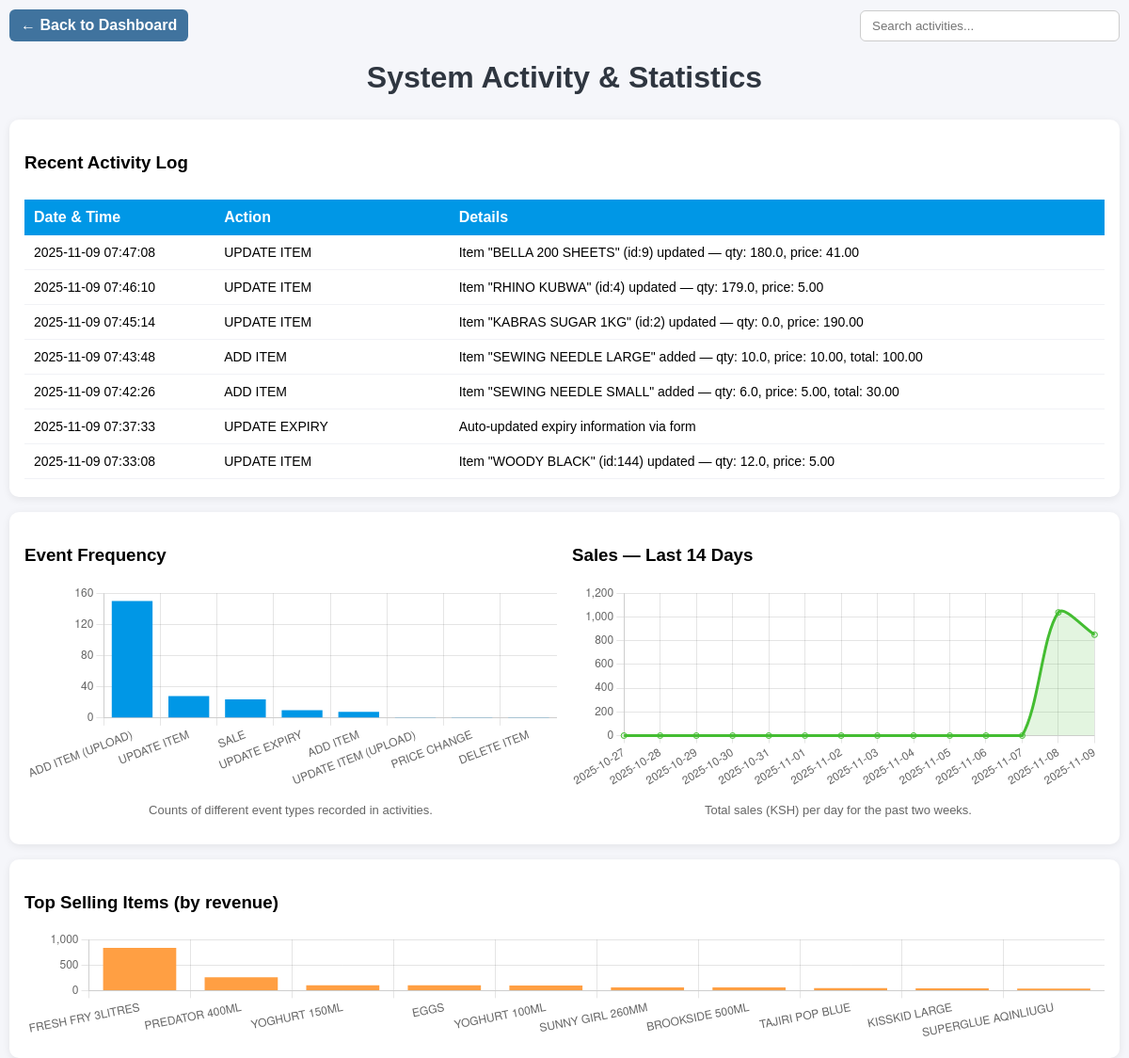
The app's page /statistics with its own data.
### tables this page shows
CREATE TABLE activities (
            id INTEGER PRIMARY KEY AUTOINCREMENT,
            action TEXT,
            details TEXT,
            date TEXT
        );

### app.py (the view, shortened to what this page needs)
@app.route('/statistics')
def statistics():
    conn = get_connection()
    c = conn.cursor()
    c.execute("SELECT date, action, details FROM activities ORDER BY id DESC LIMIT 200")
    activities_rows = c.fetchall()
    activities = [{'date': r[0], 'action': r[1], 'details': r[2]} for r in activities_rows]
    c.execute("SELECT action, COUNT(*) FROM activities GROUP BY action ORDER BY COUNT(*) DESC")
    action_counts_rows = c.fetchall()
    action_labels = [r[0] for r in action_counts_rows]
    action_counts = [r[1] for r in action_counts_rows]
    sales_dates = []
    sales_values = []
    for i in range(13, -1, -1):
        day = (datetime.now() - timedelta(days=i)).strftime("%Y-%m-%d")
        c.execute('SELECT SUM(total_amount) FROM sales WHERE date(date) = ?', (day,))
        val = c.fetchone()[0] or 0
        sales_dates.append(day)
        sales_values.append(val)
    c.execute('''
        SELECT i.item, SUM(s.quantity_sold) as total_qty, SUM(s.total_amount) as total_sales
        FROM sales s
        JOIN items i ON s.item_id = i.id
        GROUP BY i.item
        ORDER BY total_sales DESC
        LIMIT 10
    ''')
    top_rows = c.fetchall()
    top_labels = [r[0] for r in top_rows]
    top_sales_values = [r[2] for r in top_rows]  # total_sales
    conn.close()
    return render_template(
        'statistics.html',
        activities=activities,
        action_labels=json.dumps(action_labels),
        action_counts=json.dumps(action_counts),
        sales_dates=json.dumps(sales_dates),
        sales_values=json.dumps(sales_values),
        top_labels=json.dumps(top_labels),
        top_sales_values=json.dumps(top_sales_values)
    )

### app.py (called while the page is built)
def get_connection(retries: int = 5, retry_delay: float = 0.15):
    last_exc = None
    for attempt in range(retries):
        try:
            conn = sqlite3.connect(DB_PATH, timeout=5, check_same_thread=False)
            return conn
        except sqlite3.OperationalError as e:
            last_exc = e
            if 'locked' in str(e).lower():
                time.sleep(retry_delay)
                continue
            raise
    raise sqlite3.OperationalError(f"Could not get DB connection after {retries} retries: {last_exc}")

### Templates/statistics.html (shortened to what this page needs)
<!DOCTYPE html>
<html lang="en">
<head>
</head>
<body>
<div class="container">
    <div class="header-row">
        <a href="/" class="back-btn">← Back to Dashboard</a>
        <input type="text" class="search-input" placeholder="Search activities..." onkeyup="filterTable()">
    </div>
    <h1 class="main-header">System Activity & Statistics</h1>
    <div class="card" style="flex: 1 1 auto; display: flex; flex-direction: column;">
        <h3>Recent Activity Log</h3>
        <div class="table-container">
            <table class="table" id="activityTable">
                <thead>
                    <tr><th>Date & Time</th><th>Action</th><th>Details</th></tr>
                </thead>
                <tbody>
                    {% for log in activities %}
                    <tr>
                        <td>{{ log.date }}</td>
                        <td>{{ log.action }}</td>
                        <td>{{ log.details }}</td>
                    </tr>
                    {% else %}
                    <tr><td colspan="3" style="text-align:center;">No activities recorded yet.</td></tr>
                    {% endfor %}
                </tbody>
            </table>
        </div>
    </div>
    <div class="card charts">
        <div>
            <h3>Event Frequency</h3>
            <canvas id="actionChart" height="220"></canvas>
            <p class="small">Counts of different event types recorded in activities.</p>
        </div>
        <div>
            <h3>Sales — Last 14 Days</h3>
            <canvas id="salesChart" height="220"></canvas>
            <p class="small">Total sales (KSH) per day for the past two weeks.</p>
        </div>
    </div>
    <div class="card" style="margin-top:16px;">
        <h3>Top Selling Items (by revenue)</h3>
        <canvas id="topItemsChart" height="120"></canvas>
    </div>
</div>
<script>
const actionLabels = {{ action_labels | safe }};
const actionCounts = {{ action_counts | safe }};
const salesDates = {{ sales_dates | safe }};
const salesValues = {{ sales_values | safe }};
const topLabels = {{ top_labels | safe }};
const topValues = {{ top_sales_values | safe }};
/* Charts */
new Chart(document.getElementById('actionChart'), {
    type: 'bar',
    data: { labels: actionLabels, datasets: [{ label: 'Number of events', data: actionCounts, backgroundColor: '#0097e6' }] },
    options: { responsive: true, plugins: { legend: { display: false } }, scales: { y: { beginAtZero: true } } }
});
new Chart(document.getElementById('salesChart'), {
    type: 'line',
    data: { labels: salesDates, datasets: [{ label: 'Sales (KSH)', data: salesValues, borderColor: '#44bd32', backgroundColor: 'rgba(68,189,50,0.15)', fill: true, tension: 0.3, pointRadius: 3 }] },
    options: { responsive: true, plugins: { legend: { display: false } }, scales: { y: { beginAtZero: true } } }
});
new Chart(document.getElementById('topItemsChart'), {
    type: 'bar',
    data: { labels: topLabels, datasets: [{ label: 'Revenue (KSH)', data: topValues, backgroundColor: '#ff9f43' }] },
    options: { responsive: true, plugins: { legend: { display: false } }, scales: { y: { beginAtZero: true } } }
});
/* Table search */
function filterTable() {
    const input = document.querySelector('.search-input').value.toLowerCase();
    const rows = document.querySelectorAll('#activityTable tbody tr');
    rows.forEach(row => {
        row.style.display = Array.from(row.cells).some(cell =>
            cell.textContent.toLowerCase().includes(input)
        ) ? '' : 'none';
    });
}
</script>
</body>
</html>

### Templates/statistics.html (style rules this page uses)
html, body { height: 100%; margin: 0; padding: 0; font-family: Arial, sans-serif; background: #f5f6fa; }
.container { display: flex; flex-direction: column; height: 100%; width: 100%; box-sizing: border-box; padding: 10px; }
.header-row { display: flex; justify-content: space-between; align-items: center; position: sticky; top: 0; background: #f5f6fa; z-index: 50; padding-bottom: 10px; }
.back-btn { display:inline-block; background:#40739e; color:white; padding:8px 12px; border-radius:6px; text-decoration:none; font-weight:bold; }
.search-input { padding: 8px 12px; border-radius: 6px; border: 1px solid #ccc; width: 250px; }
.main-header { text-align: center; color: #2f3640; margin: 0; position: sticky; top: 50px; background: #f5f6fa; z-index: 40; padding: 10px 0; }
.card { background:white; border-radius:10px; padding:16px; box-shadow:0 2px 8px rgba(0,0,0,0.08); margin-top:16px; flex-shrink: 0; }
.table-container { max-height: 300px; overflow-y: auto; margin-top: 10px; }
.table { width:100%; border-collapse:collapse; }
.table th, .table td { padding:10px; text-align:left; }
.table th { background:#0097e6; color:white; position: sticky; top: 0; z-index: 20; }
.table td { border-bottom:1px solid #f1f2f6; font-size:14px; }
.charts { display: grid; grid-template-columns: 1fr 1fr; gap: 16px; margin-top: 16px; }
.small { font-size:13px; color:#666; text-align:center; }
canvas { width: 100% !important; height: auto !important; }

### records on screen
activities: date "2025-11-09 07:47:08", action "UPDATE ITEM", details "Item \"BELLA 200 SHEETS\" (id:9) updated — qty: 180.0, price: 41.00"
activities: date "2025-11-09 07:46:10", action "UPDATE ITEM", details "Item \"RHINO KUBWA\" (id:4) updated — qty: 179.0, price: 5.00"
activities: date "2025-11-09 07:45:14", action "UPDATE ITEM", details "Item \"KABRAS SUGAR 1KG\" (id:2) updated — qty: 0.0, price: 190.00"
activities: date "2025-11-09 07:43:48", action "ADD ITEM", details "Item \"SEWING NEEDLE LARGE\" added — qty: 10.0, price: 10.00, total: 100.00"
activities: date "2025-11-09 07:42:26", action "ADD ITEM", details "Item \"SEWING NEEDLE SMALL\" added — qty: 6.0, price: 5.00, total: 30.00"
activities: date "2025-11-09 07:37:33", action "UPDATE EXPIRY", details "Auto-updated expiry information via form"
activities: date "2025-11-09 07:33:08", action "UPDATE ITEM", details "Item \"WOODY BLACK\" (id:144) updated — qty: 12.0, price: 5.00"

### other values on screen
chart data {{ action_labels | safe }} ["ADD ITEM (UPLOAD)", "UPDATE ITEM", "SALE", "UPDATE EXPIRY", "ADD ITEM", "UPDATE ITEM (UPLOAD)", "PRICE CHANGE", "DELETE ITEM"]
chart data {{ action_counts | safe }} [150, 28, 24, 10, 8, 1, 1, 1]
chart data {{ sales_dates | safe }} ["2025-10-27", "2025-10-28", "2025-10-29", "2025-10-30", "2025-10-31", "2025-11-01", "2025-11-02", "2025-11-03", "2025-11-04", "2025-11-05", "2025-11-06", "2025-11-07", "2025-11-08", "2025-11-09"]
chart data {{ sales_values | safe }} [0, 0, 0, 0, 0, 0, 0, 0, 0, 0, 0, 0, 1038.0, 850.0]
